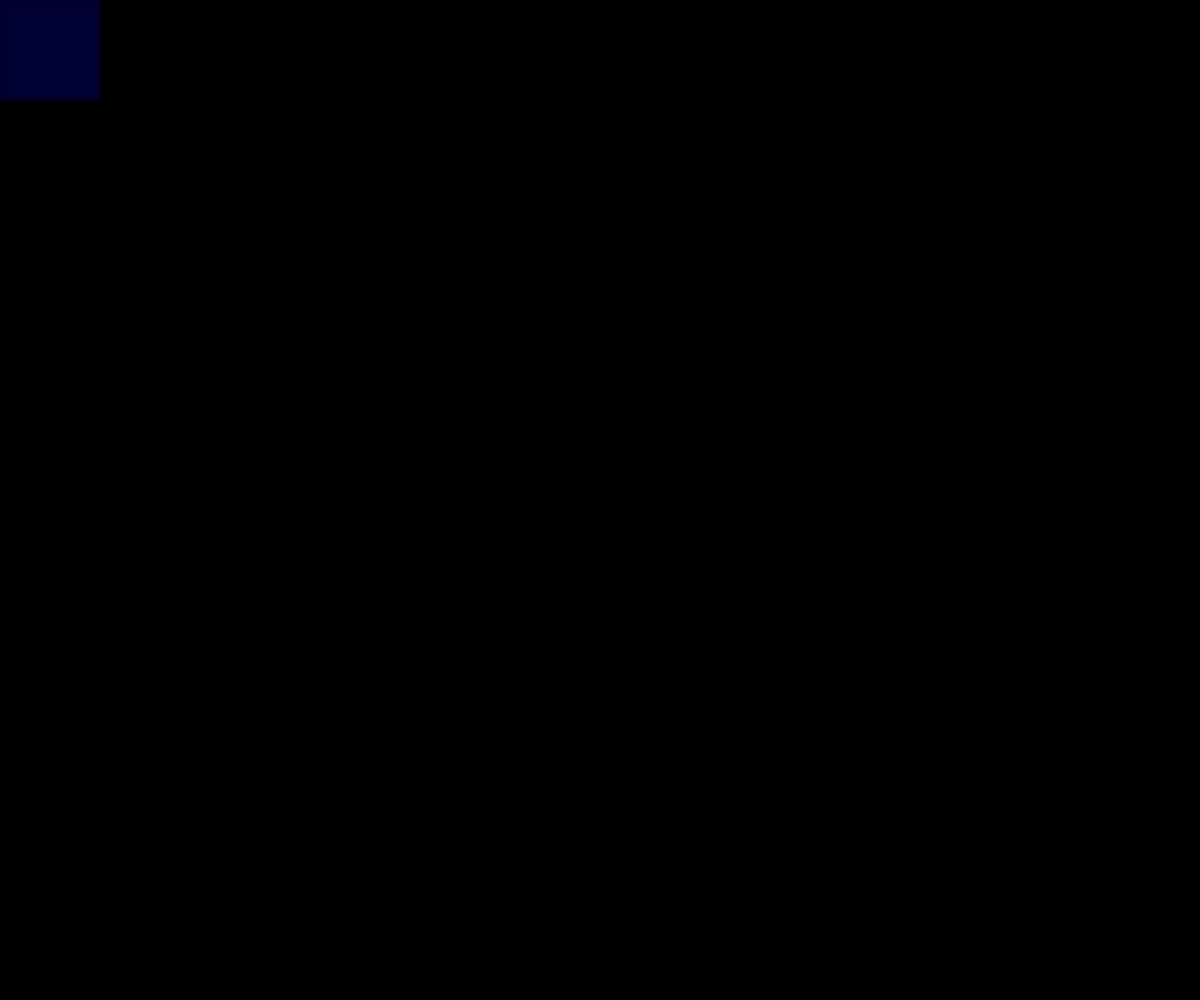
Frame 1 (no input)
Frame 60 (no input): identical to frame 1, image omitted
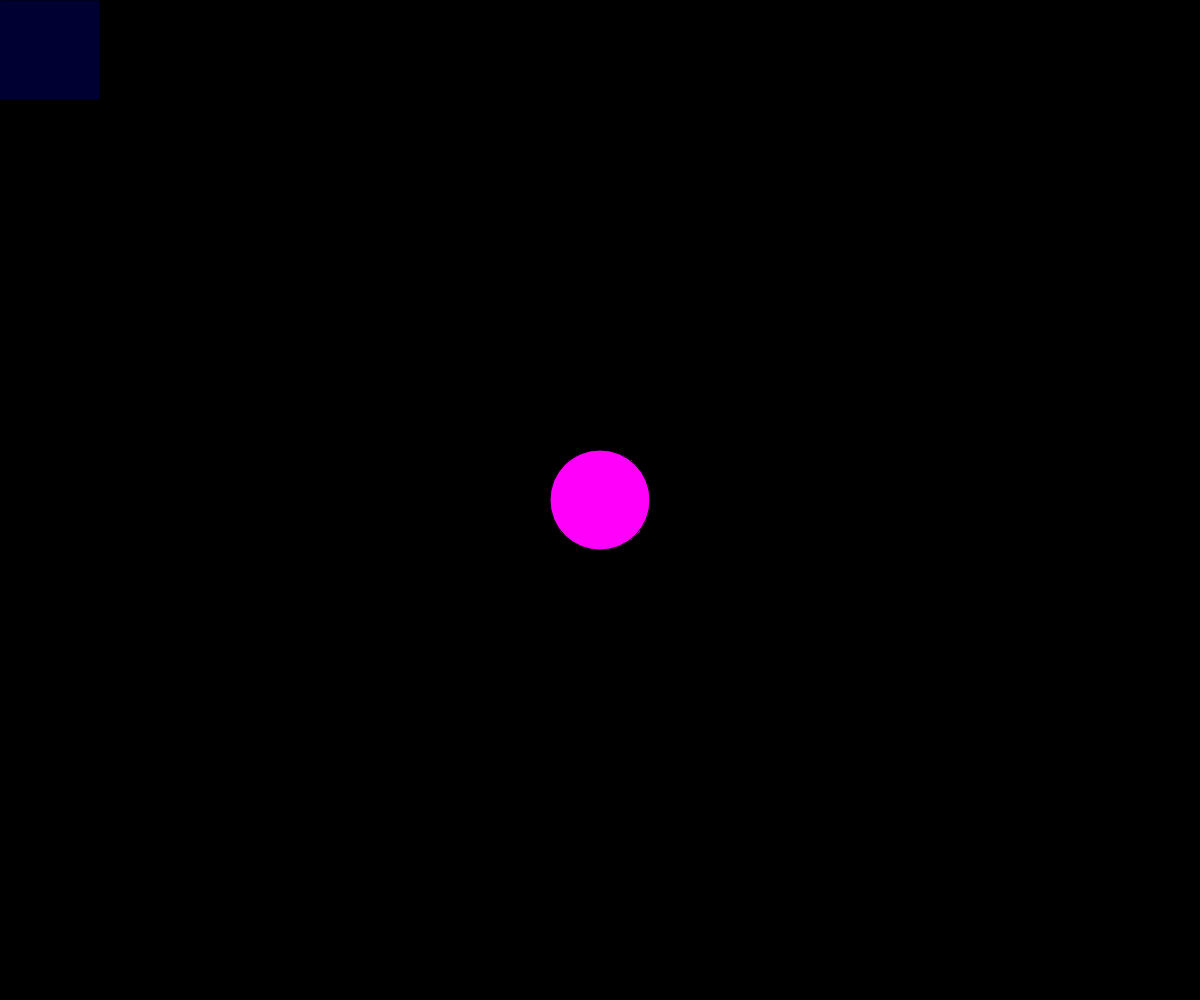
Frame 120 (the mouse pressed at the canvas centre since frame 60)

The p5.js sketch that drew these frames (run headless with seeded random() and noise() and a simulated clock; from frame 60 on, the mouse is pressed at the canvas centre):

// p5.js sketch
// ── sketch.js
function setup() {
	createCanvas(windowWidth, windowHeight);
	background(0);
}

function draw() {
	background(50,1);
	stroke(0);
	if (mouseIsPressed) {
		fill(mouseX/2,0,mouseY/2);
		ellipse(mouseX, mouseY, 100, 100);
	}else{
		fill(mouseY,mouseX,50);
		rect(mouseX, mouseY, 100, 100);
	}

	print(mouseX)
}
// ── recs.html
<!DOCTYPE html>

<html lang="en">
  <head>
    <title>Recs</title>
    <link rel="stylesheet" href="styles.css" />
    <script src="https://cdn.jsdelivr.net/npm/p5@1.0.0/lib/p5.js"></script>
    <script src="sketch.js"></script>
  </head>

  <body></body>
</html>
